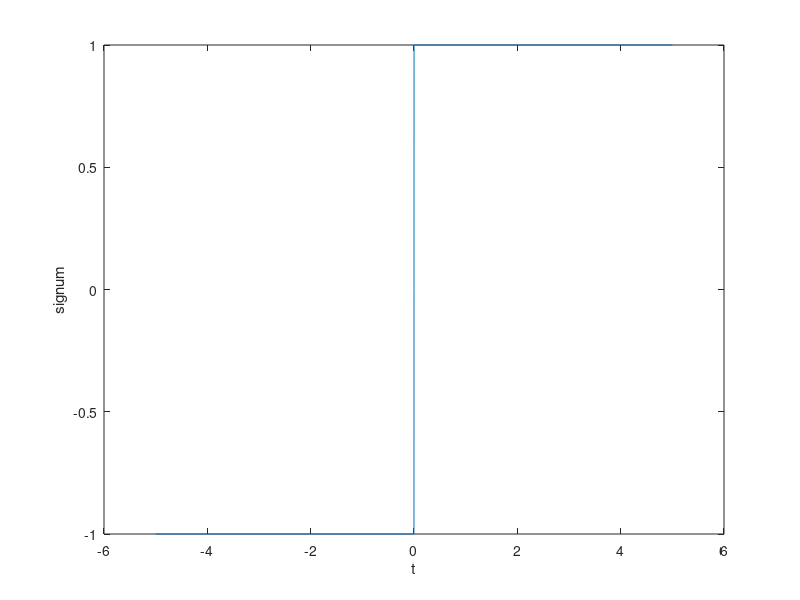

MATLAB code to generate this figure:
clc
clear all
close all
a=0.5;stepsize_t=0.001;
t = -5 : 0.001 : 5;
len_t = length(t);

for ii = 1:1:len_t
    if(t(ii)>0) %can shift graph from this
        v_t(ii)=1;
    elseif(t(ii)<0) %can shift graph from this
        v_t(ii)=-1;
    else
        v_t(ii)=0;
    end
end
plot(t,v_t)
xlabel("t")
ylabel("signum")